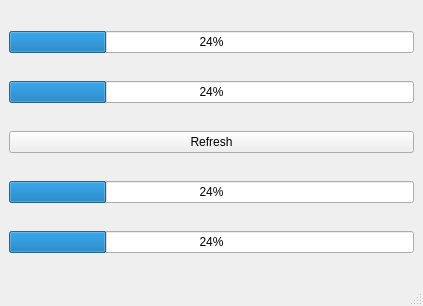
<?xml version="1.0" encoding="UTF-8"?>
<ui version="4.0">
 <class>MainWindow</class>
 <widget class="QMainWindow" name="MainWindow">
  <property name="geometry">
   <rect>
    <x>0</x>
    <y>0</y>
    <width>423</width>
    <height>306</height>
   </rect>
  </property>
  <property name="windowTitle">
   <string>MainWindow</string>
  </property>
  <widget class="QWidget" name="centralwidget">
   <property name="enabled">
    <bool>true</bool>
   </property>
   <property name="sizePolicy">
    <sizepolicy hsizetype="Expanding" vsizetype="Preferred">
     <horstretch>0</horstretch>
     <verstretch>0</verstretch>
    </sizepolicy>
   </property>
   <property name="minimumSize">
    <size>
     <width>423</width>
     <height>0</height>
    </size>
   </property>
   <layout class="QVBoxLayout" name="verticalLayout">
    <item>
     <widget class="QProgressBar" name="progressBar">
      <property name="value">
       <number>24</number>
      </property>
     </widget>
    </item>
    <item>
     <widget class="QProgressBar" name="progressBar_2">
      <property name="value">
       <number>24</number>
      </property>
     </widget>
    </item>
    <item>
     <widget class="QPushButton" name="pushButton">
      <property name="maximumSize">
       <size>
        <width>16777215</width>
        <height>16777215</height>
       </size>
      </property>
      <property name="text">
       <string>Refresh</string>
      </property>
     </widget>
    </item>
    <item>
     <widget class="QProgressBar" name="progressBar_3">
      <property name="value">
       <number>24</number>
      </property>
     </widget>
    </item>
    <item>
     <widget class="QProgressBar" name="progressBar_4">
      <property name="value">
       <number>24</number>
      </property>
     </widget>
    </item>
   </layout>
  </widget>
  <widget class="QMenuBar" name="menubar">
   <property name="geometry">
    <rect>
     <x>0</x>
     <y>0</y>
     <width>423</width>
     <height>22</height>
    </rect>
   </property>
  </widget>
  <widget class="QStatusBar" name="statusbar"/>
 </widget>
 <resources/>
 <connections/>
</ui>
